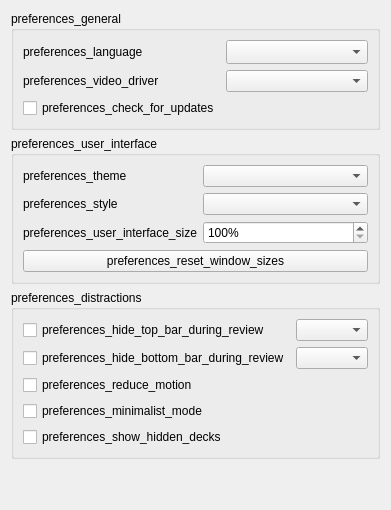
     <widget class="QWidget" name="appearanceTab">
      <attribute name="title">
       <string>preferences_appearance</string>
      </attribute>
      <layout class="QVBoxLayout" name="verticalLayout_8">
       <item>
        <widget class="QGroupBox" name="generalGroup">
         <property name="sizePolicy">
          <sizepolicy hsizetype="Preferred" vsizetype="Preferred">
           <horstretch>0</horstretch>
           <verstretch>0</verstretch>
          </sizepolicy>
         </property>
         <property name="title">
          <string>preferences_general</string>
         </property>
         <layout class="QGridLayout" name="gridLayout_5">
          <item row="0" column="0">
           <widget class="QLabel" name="label_9">
            <property name="text">
             <string>preferences_language</string>
            </property>
            <property name="buddy">
             <cstring>lang</cstring>
            </property>
           </widget>
          </item>
          <item row="1" column="1">
           <widget class="QComboBox" name="video_driver">
            <property name="sizePolicy">
             <sizepolicy hsizetype="Preferred" vsizetype="Fixed">
              <horstretch>0</horstretch>
              <verstretch>0</verstretch>
             </sizepolicy>
            </property>
           </widget>
          </item>
          <item row="1" column="0">
           <widget class="QLabel" name="video_driver_label">
            <property name="text">
             <string>preferences_video_driver</string>
            </property>
            <property name="buddy">
             <cstring>video_driver</cstring>
            </property>
           </widget>
          </item>
          <item row="0" column="1">
           <widget class="QComboBox" name="lang">
            <property name="sizePolicy">
             <sizepolicy hsizetype="Preferred" vsizetype="Fixed">
              <horstretch>0</horstretch>
              <verstretch>0</verstretch>
             </sizepolicy>
            </property>
            <property name="sizeAdjustPolicy">
             <enum>QComboBox::AdjustToMinimumContentsLengthWithIcon</enum>
            </property>
           </widget>
          </item>
          <item row="2" column="0">
           <widget class="QCheckBox" name="check_for_updates">
            <property name="sizePolicy">
             <sizepolicy hsizetype="Fixed" vsizetype="Fixed">
              <horstretch>0</horstretch>
              <verstretch>0</verstretch>
             </sizepolicy>
            </property>
            <property name="text">
             <string>preferences_check_for_updates</string>
            </property>
           </widget>
          </item>
         </layout>
        </widget>
       </item>
       <item>
        <widget class="QGroupBox" name="uiGroup">
         <property name="title">
          <string>preferences_user_interface</string>
         </property>
         <layout class="QGridLayout" name="gridLayout_2">
          <item row="0" column="1">
           <widget class="QComboBox" name="theme"/>
          </item>
          <item row="2" column="1">
           <widget class="QSpinBox" name="uiScale">
            <property name="suffix">
             <string notr="true">%</string>
            </property>
            <property name="minimum">
             <number>100</number>
            </property>
            <property name="maximum">
             <number>200</number>
            </property>
            <property name="singleStep">
             <number>5</number>
            </property>
           </widget>
          </item>
          <item row="1" column="1">
           <widget class="QComboBox" name="styleComboBox">
            <property name="currentText">
             <string/>
            </property>
           </widget>
          </item>
          <item row="1" column="0">
           <widget class="QLabel" name="styleLabel">
            <property name="text">
             <string>preferences_style</string>
            </property>
            <property name="buddy">
             <cstring>styleComboBox</cstring>
            </property>
           </widget>
          </item>
          <item row="0" column="0">
           <widget class="QLabel" name="themeLabel">
            <property name="text">
             <string>preferences_theme</string>
            </property>
            <property name="buddy">
             <cstring>theme</cstring>
            </property>
           </widget>
          </item>
          <item row="2" column="0">
           <widget class="QLabel" name="uiSizeLabel">
            <property name="text">
             <string>preferences_user_interface_size</string>
            </property>
            <property name="buddy">
             <cstring>uiScale</cstring>
            </property>
           </widget>
          </item>
          <item row="3" column="0" colspan="2">
           <widget class="QPushButton" name="resetWindowSizes">
            <property name="text">
             <string>preferences_reset_window_sizes</string>
            </property>
           </widget>
          </item>
         </layout>
        </widget>
       </item>
       <item>
        <widget class="QGroupBox" name="distractionsGroup">
         <property name="title">
          <string>preferences_distractions</string>
         </property>
         <layout class="QGridLayout" name="gridLayout_3">
          <item row="3" column="0">
           <widget class="QCheckBox" name="reduce_motion">
            <property name="sizePolicy">
             <sizepolicy hsizetype="Fixed" vsizetype="Fixed">
              <horstretch>0</horstretch>
              <verstretch>0</verstretch>
             </sizepolicy>
            </property>
            <property name="toolTip">
             <string>preferences_reduce_motion_tooltip</string>
            </property>
            <property name="text">
             <string>preferences_reduce_motion</string>
            </property>
           </widget>
          </item>
          <item row="2" column="0">
           <widget class="QCheckBox" name="hide_bottom_bar">
            <property name="sizePolicy">
             <sizepolicy hsizetype="MinimumExpanding" vsizetype="Fixed">
              <horstretch>0</horstretch>
              <verstretch>0</verstretch>
             </sizepolicy>
            </property>
            <property name="text">
             <string>preferences_hide_bottom_bar_during_review</string>
            </property>
           </widget>
          </item>
          <item row="2" column="1">
           <widget class="QComboBox" name="bottomBarComboBox">
            <property name="sizePolicy">
             <sizepolicy hsizetype="MinimumExpanding" vsizetype="Fixed">
              <horstretch>0</horstretch>
              <verstretch>0</verstretch>
             </sizepolicy>
            </property>
           </widget>
          </item>
          <item row="0" column="0">
           <widget class="QCheckBox" name="hide_top_bar">
            <property name="sizePolicy">
             <sizepolicy hsizetype="MinimumExpanding" vsizetype="Fixed">
              <horstretch>0</horstretch>
              <verstretch>0</verstretch>
             </sizepolicy>
            </property>
            <property name="text">
             <string>preferences_hide_top_bar_during_review</string>
            </property>
           </widget>
          </item>
          <item row="4" column="0">
           <widget class="QCheckBox" name="minimalist_mode">
            <property name="sizePolicy">
             <sizepolicy hsizetype="Fixed" vsizetype="Fixed">
              <horstretch>0</horstretch>
              <verstretch>0</verstretch>
             </sizepolicy>
            </property>
            <property name="toolTip">
             <string>preferences_minimalist_mode_tooltip</string>
            </property>
            <property name="text">
             <string>preferences_minimalist_mode</string>
            </property>
           </widget>
          </item>
          <item row="5" column="0">
           <widget class="QCheckBox" name="show_hidden_decks">
            <property name="sizePolicy">
             <sizepolicy hsizetype="Fixed" vsizetype="Fixed">
              <horstretch>0</horstretch>
              <verstretch>0</verstretch>
             </sizepolicy>
            </property>
            <property name="text">
             <string>preferences_show_hidden_decks</string>
            </property>
           </widget>
          </item>
          <item row="0" column="1">
           <widget class="QComboBox" name="topBarComboBox">
            <property name="sizePolicy">
             <sizepolicy hsizetype="MinimumExpanding" vsizetype="Fixed">
              <horstretch>0</horstretch>
              <verstretch>0</verstretch>
             </sizepolicy>
            </property>
           </widget>
          </item>
         </layout>
        </widget>
       </item>
       <item>
        <spacer name="verticalSpacer_9">
         <property name="orientation">
          <enum>Qt::Vertical</enum>
         </property>
         <property name="sizeHint" stdset="0">
          <size>
           <width>20</width>
           <height>40</height>
          </size>
         </property>
        </spacer>
       </item>
      </layout>
     </widget>
